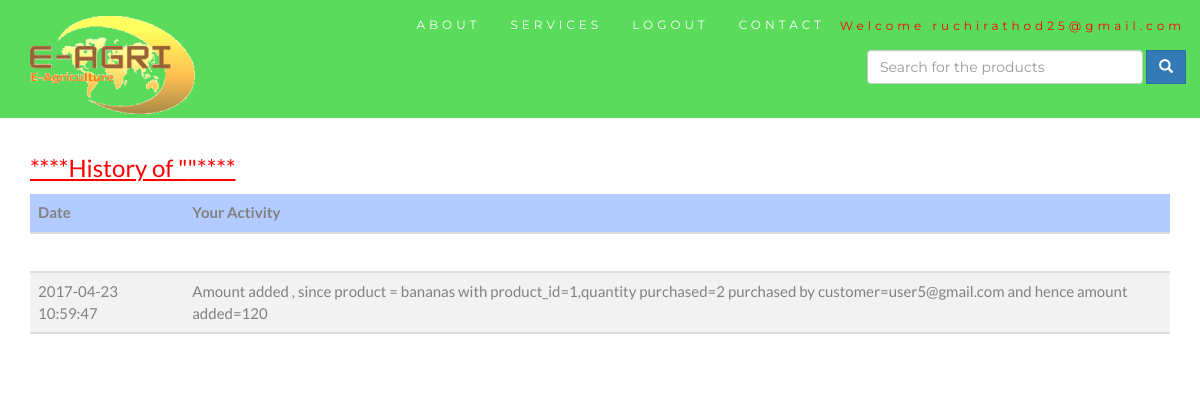
Page /description_from_history.php (signed in) on the committed database.
### tables this page shows
CREATE TABLE `farmer_history` (
  `farmer_history_id` int(11) NOT NULL,
  `product_id` int(11) NOT NULL,
  `product_name` varchar(200) NOT NULL,
  `farmer_email` varchar(200) NOT NULL,
  `latest_updated` datetime NOT NULL,
  `history` longtext NOT NULL,
  `quantity_purchased` int(11) NOT NULL,
  `purchased_by_customer` varchar(200) NOT NULL,
  `balance` int(11) NOT NULL
);

### common/sesion.php (called while the page is built, shortened)
<?php
  if(isset($_SESSION['user']))
  {
    $user=$_SESSION['user'];
  }
  else
  {
    $user="";
  }
?>

### description_from_history.php (the view, shortened to what this page needs)
<?php
  include('common/headerf.php');
  $con=new mysqli('localhost','root','','e-agri');
  $product_name=mysqli_escape_string($con,$_POST['name']);
?>
<div class="col-md-12">
    <div class="col-md-12">
    <h3 style="color: red;"><u>****History of "<?php echo $product_name;?>"****</u></h3>
    <table class="table table-hover" style="width:100%">
             <thead>
                <tr>
                <th rowspan="10" colspan="8" style="background-color:#b3ccff;" >Date</th>
                <th rowspan="10" colspan="8" style="background-color:#b3ccff;" >Your Activity</th>
                </tr>
             </thead>
    </div>
    <div class="col-md-12">
                        <tr>
                            <td rowspan="10" colspan="8">&nbsp;</td>
                            <td rowspan="10" colspan="8">&nbsp;</td>
                        </tr>
    </div>
    <?php
    	$sql=mysqli_query($con,"SELECT * from farmer_history where farmer_email='$user' AND product_name LIKE '$product_name%' OR product_name LIKE '%product_name%' OR product_name LIKE '%$product_name' order by latest_updated desc") or die("cannot select from farmer_history".mysqli_error($con));
    	while($row=mysqli_fetch_array($sql))
    	{
    	?>
    		<tbody>
               <div class="col-md-12">
                    <tr>
                        <td rowspan="10" colspan="8" style="background-color:#f2f2f2;"><?php echo $row['latest_updated']; ?></td>
                        <td rowspan="10" colspan="8" style="background-color:#f2f2f2;"><?php echo $row['history']; ?></td>
                    </tr>
                  </div>
                </tbody>
                <tbody>
                <div class="col-md-12">
                        <tr>
                            <td rowspan="10" colspan="8">&nbsp;</td>
                            <td rowspan="10" colspan="8">&nbsp;</td>
                        </tr>
                </div>
            </tbody>
        <?php
    	}
    ?>
</div>
</body>
</html>

### common/headerf.php (style rules this page uses)
body { font: 400 15px Lato, sans-serif; line-height: 1.8; color: #818181; }

### rows in the picture
farmer_history: latest_updated "2017-04-23 10:59:47", history "Amount added , since product = bananas with product_id=1,quantity purchased=2 purchased by customer=user5@gmail.com and hence amount added=120"

### other values in the picture
$user "ruchirathod25@gmail.com"
